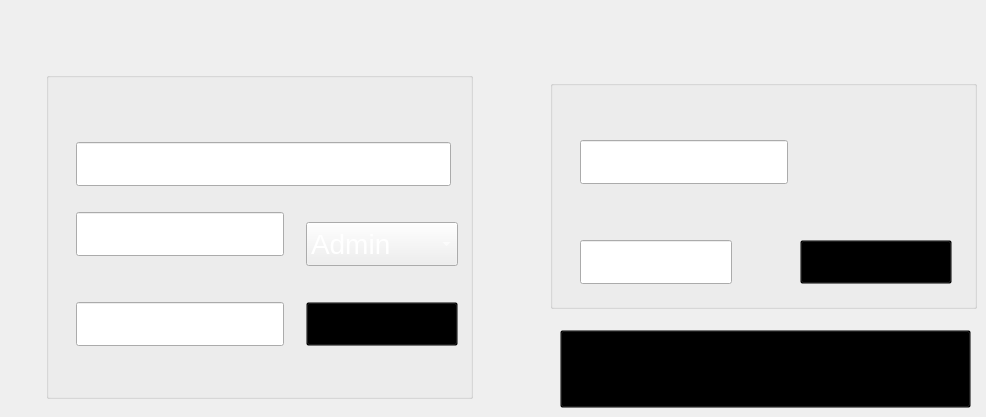
        <widget class="QWidget" name="UserSettingPage">
         <widget class="QLabel" name="label_37">
          <property name="geometry">
           <rect>
            <x>610</x>
            <y>70</y>
            <width>159</width>
            <height>19</height>
           </rect>
          </property>
          <property name="styleSheet">
           <string notr="true">image: url(:/Tivanex - App Ui - Preform/Tivanex - App Ui 04 - Page 2-4/Change Password.svg);</string>
          </property>
          <property name="text">
           <string/>
          </property>
         </widget>
         <widget class="QGroupBox" name="groupBox_2">
          <property name="geometry">
           <rect>
            <x>550</x>
            <y>80</y>
            <width>427</width>
            <height>229</height>
           </rect>
          </property>
          <property name="styleSheet">
           <string notr="true">#groupBox_2{border-image: url(:/Tivanex - App Ui - Preform/Tivanex - App Ui 04 - Page 2-4/Rectangle 198.svg);
background-color: transparent;
}</string>
          </property>
          <property name="title">
           <string/>
          </property>
          <widget class="QPushButton" name="SUT_ChangeUser_SET_PB">
           <property name="geometry">
            <rect>
             <x>250</x>
             <y>160</y>
             <width>152</width>
             <height>44</height>
            </rect>
           </property>
           <property name="styleSheet">
            <string notr="true">image: url(:/Tivanex - App Ui - Preform/Tivanex - App Ui 04 - Page 2-4/Group 420.svg);
background-color: transparent;</string>
           </property>
           <property name="text">
            <string/>
           </property>
          </widget>
          <widget class="QLabel" name="SUT_ChangeUser_AccessLevel_LB">
           <property name="geometry">
            <rect>
             <x>260</x>
             <y>60</y>
             <width>152</width>
             <height>44</height>
            </rect>
           </property>
           <property name="font">
            <font>
             <pointsize>15</pointsize>
            </font>
           </property>
           <property name="styleSheet">
            <string notr="true">border-image: url(:/Tivanex - App Ui - Preform/Tivanex - App Ui 04 - Page 2-4/Rectangle 64.svg);
	color: rgb(255, 255, 255);</string>
           </property>
           <property name="text">
            <string/>
           </property>
           <property name="alignment">
            <set>Qt::AlignmentFlag::AlignCenter</set>
           </property>
          </widget>
          <widget class="QLineEdit" name="SUT_ChangeUser_password_LE">
           <property name="geometry">
            <rect>
             <x>30</x>
             <y>60</y>
             <width>208</width>
             <height>44</height>
            </rect>
           </property>
           <property name="styleSheet">
            <string notr="true">border-image: url(:/Tivanex - App Ui - Preform/Tivanex - App Ui 04 - Page 2-4/Group 268.svg);
	color: rgb(255, 255, 255);</string>
           </property>
          </widget>
          <widget class="QLineEdit" name="SUT_ChangeUser_passwordValid_LE_2">
           <property name="geometry">
            <rect>
             <x>30</x>
             <y>160</y>
             <width>152</width>
             <height>44</height>
            </rect>
           </property>
           <property name="styleSheet">
            <string notr="true">border-image: url(:/Tivanex - App Ui - Preform/Tivanex - App Ui 04 - Page 2-4/Group 268.svg);
	color: rgb(255, 255, 255);</string>
           </property>
          </widget>
          <widget class="QLabel" name="label_11">
           <property name="geometry">
            <rect>
             <x>20</x>
             <y>30</y>
             <width>14</width>
             <height>16</height>
            </rect>
           </property>
           <property name="styleSheet">
            <string notr="true">image: url(:/Tivanex - App Ui - Preform/Tivanex - App Ui 04 - Page 2-4/Group 292.svg);</string>
           </property>
           <property name="text">
            <string/>
           </property>
          </widget>
          <widget class="QLabel" name="label_38">
           <property name="geometry">
            <rect>
             <x>40</x>
             <y>30</y>
             <width>84</width>
             <height>16</height>
            </rect>
           </property>
           <property name="styleSheet">
            <string notr="true">image: url(:/Tivanex - App Ui - Preform/Tivanex - App Ui 04 - Page 2-4/Password_-1.svg);</string>
           </property>
           <property name="text">
            <string/>
           </property>
          </widget>
          <widget class="QLabel" name="label_39">
           <property name="geometry">
            <rect>
             <x>20</x>
             <y>130</y>
             <width>14</width>
             <height>16</height>
            </rect>
           </property>
           <property name="styleSheet">
            <string notr="true">image: url(:/Tivanex - App Ui - Preform/Tivanex - App Ui 04 - Page 2-4/Group 292.svg);</string>
           </property>
           <property name="text">
            <string/>
           </property>
          </widget>
          <widget class="QLabel" name="label_44">
           <property name="geometry">
            <rect>
             <x>40</x>
             <y>130</y>
             <width>151</width>
             <height>16</height>
            </rect>
           </property>
           <property name="styleSheet">
            <string notr="true">image: url(:/Tivanex - App Ui - Preform/Tivanex - App Ui 04 - Page 2-4/ValidationPassword_-1.svg);</string>
           </property>
           <property name="text">
            <string/>
           </property>
          </widget>
          <widget class="QLabel" name="label_45">
           <property name="geometry">
            <rect>
             <x>280</x>
             <y>30</y>
             <width>14</width>
             <height>16</height>
            </rect>
           </property>
           <property name="styleSheet">
            <string notr="true">image: url(:/Tivanex - App Ui - Preform/Tivanex - App Ui 04 - Page 2-4/User.svg);</string>
           </property>
           <property name="text">
            <string/>
           </property>
          </widget>
          <widget class="QLabel" name="label_5">
           <property name="geometry">
            <rect>
             <x>300</x>
             <y>30</y>
             <width>91</width>
             <height>16</height>
            </rect>
           </property>
           <property name="styleSheet">
            <string notr="true">image: url(:/Tivanex - App Ui - Preform/Tivanex - App Ui 04 - Page 2-4/Access level.svg);</string>
           </property>
           <property name="text">
            <string/>
           </property>
          </widget>
         </widget>
         <widget class="QLabel" name="label_6">
          <property name="geometry">
           <rect>
            <x>100</x>
            <y>60</y>
            <width>91</width>
            <height>19</height>
           </rect>
          </property>
          <property name="styleSheet">
           <string notr="true">image: url(:/Tivanex - App Ui - Preform/Tivanex - App Ui 04 - Page 2-4/New user.svg);</string>
          </property>
          <property name="text">
           <string/>
          </property>
         </widget>
         <widget class="QGroupBox" name="groupBox">
          <property name="geometry">
           <rect>
            <x>46</x>
            <y>72</y>
            <width>427</width>
            <height>327</height>
           </rect>
          </property>
          <property name="font">
           <font>
            <pointsize>21</pointsize>
           </font>
          </property>
          <property name="styleSheet">
           <string notr="true">#groupBox{border-image: url(:/Tivanex - App Ui - Preform/Tivanex - App Ui 04 - Page 2-4/Rectangle 197.svg);
}</string>
          </property>
          <property name="title">
           <string/>
          </property>
          <widget class="QLabel" name="label">
           <property name="geometry">
            <rect>
             <x>70</x>
             <y>40</y>
             <width>84</width>
             <height>16</height>
            </rect>
           </property>
           <property name="styleSheet">
            <string notr="true">image: url(:/Tivanex - App Ui - Preform/Tivanex - App Ui 04 - Page 2-4/Username.svg);</string>
           </property>
           <property name="text">
            <string/>
           </property>
          </widget>
          <widget class="QLabel" name="label_2">
           <property name="geometry">
            <rect>
             <x>60</x>
             <y>120</y>
             <width>84</width>
             <height>16</height>
            </rect>
           </property>
           <property name="styleSheet">
            <string notr="true">image: url(:/Tivanex - App Ui - Preform/Tivanex - App Ui 04 - Page 2-4/Password_-1.svg);</string>
           </property>
           <property name="text">
            <string/>
           </property>
          </widget>
          <widget class="QLabel" name="label_3">
           <property name="geometry">
            <rect>
             <x>60</x>
             <y>200</y>
             <width>151</width>
             <height>16</height>
            </rect>
           </property>
           <property name="styleSheet">
            <string notr="true">image: url(:/Tivanex - App Ui - Preform/Tivanex - App Ui 04 - Page 2-4/ValidationPassword_-1.svg);</string>
           </property>
           <property name="text">
            <string/>
           </property>
          </widget>
          <widget class="QLabel" name="label_4">
           <property name="geometry">
            <rect>
             <x>290</x>
             <y>130</y>
             <width>91</width>
             <height>16</height>
            </rect>
           </property>
           <property name="styleSheet">
            <string notr="true">image: url(:/Tivanex - App Ui - Preform/Tivanex - App Ui 04 - Page 2-4/Access level.svg);</string>
           </property>
           <property name="text">
            <string/>
           </property>
          </widget>
          <widget class="QComboBox" name="SUT_ADDUser_AcessLevel_CB">
           <property name="geometry">
            <rect>
             <x>260</x>
             <y>150</y>
             <width>152</width>
             <height>44</height>
            </rect>
           </property>
           <property name="styleSheet">
            <string notr="true">background-image: url(:/Tivanex - App Ui - Preform/Bg/Bg.png);	
color: rgb(255, 255, 255);</string>
           </property>
           <item>
            <property name="text">
             <string>Admin</string>
            </property>
           </item>
           <item>
            <property name="text">
             <string>User</string>
            </property>
           </item>
          </widget>
          <widget class="QPushButton" name="SUT_ADDUser_ADD_PB">
           <property name="geometry">
            <rect>
             <x>260</x>
             <y>230</y>
             <width>152</width>
             <height>44</height>
            </rect>
           </property>
           <property name="styleSheet">
            <string notr="true">image: url(:/Tivanex - App Ui - Preform/Tivanex - App Ui 04 - Page 2-4/Group 418.svg);
background-color: transparent;</string>
           </property>
           <property name="text">
            <string/>
           </property>
          </widget>
          <widget class="QLineEdit" name="SUT_ADDUser_password_LE">
           <property name="geometry">
            <rect>
             <x>30</x>
             <y>140</y>
             <width>208</width>
             <height>44</height>
            </rect>
           </property>
           <property name="styleSheet">
            <string notr="true">border-image: url(:/Tivanex - App Ui - Preform/Tivanex - App Ui 04 - Page 2-4/Group 268.svg);
	color: rgb(255, 255, 255);</string>
           </property>
          </widget>
          <widget class="QLineEdit" name="SUT_ADDUser_passwordValid_LE_2">
           <property name="geometry">
            <rect>
             <x>30</x>
             <y>230</y>
             <width>208</width>
             <height>44</height>
            </rect>
           </property>
           <property name="styleSheet">
            <string notr="true">border-image: url(:/Tivanex - App Ui - Preform/Tivanex - App Ui 04 - Page 2-4/Group 269.svg);
	color: rgb(255, 255, 255);</string>
           </property>
          </widget>
          <widget class="QLabel" name="label_8">
           <property name="geometry">
            <rect>
             <x>48</x>
             <y>39</y>
             <width>14</width>
             <height>16</height>
            </rect>
           </property>
           <property name="styleSheet">
            <string notr="true">image: url(:/Tivanex - App Ui - Preform/Tivanex - App Ui 04 - Page 2-4/User.svg);</string>
           </property>
           <property name="text">
            <string/>
           </property>
          </widget>
          <widget class="QLabel" name="label_9">
           <property name="geometry">
            <rect>
             <x>40</x>
             <y>120</y>
             <width>14</width>
             <height>16</height>
            </rect>
           </property>
           <property name="styleSheet">
            <string notr="true">image: url(:/Tivanex - App Ui - Preform/Tivanex - App Ui 04 - Page 2-4/Group 292.svg);</string>
           </property>
           <property name="text">
            <string/>
           </property>
          </widget>
          <widget class="QLineEdit" name="SUT_ADDUser_username_LE">
           <property name="geometry">
            <rect>
             <x>30</x>
             <y>70</y>
             <width>375</width>
             <height>44</height>
            </rect>
           </property>
           <property name="styleSheet">
            <string notr="true">border-image: url(:/Tivanex - App Ui - Preform/Tivanex - App Ui 04 - Page 2-4/Group 267.svg);
	color: rgb(255, 255, 255);</string>
           </property>
           <property name="text">
            <string/>
           </property>
          </widget>
          <widget class="QLabel" name="label_16">
           <property name="geometry">
            <rect>
             <x>270</x>
             <y>130</y>
             <width>14</width>
             <height>16</height>
            </rect>
           </property>
           <property name="styleSheet">
            <string notr="true">image: url(:/Tivanex - App Ui - Preform/Tivanex - App Ui 04 - Page 2-4/User.svg);</string>
           </property>
           <property name="text">
            <string/>
           </property>
          </widget>
          <widget class="QLabel" name="label_36">
           <property name="geometry">
            <rect>
             <x>40</x>
             <y>200</y>
             <width>14</width>
             <height>16</height>
            </rect>
           </property>
           <property name="styleSheet">
            <string notr="true">image: url(:/Tivanex - App Ui - Preform/Tivanex - App Ui 04 - Page 2-4/Group 292.svg);</string>
           </property>
           <property name="text">
            <string/>
           </property>
          </widget>
         </widget>
         <widget class="QPushButton" name="SUT_parameter_keyboard_PB">
          <property name="geometry">
           <rect>
            <x>560</x>
            <y>330</y>
            <width>411</width>
            <height>78</height>
           </rect>
          </property>
          <property name="styleSheet">
           <string notr="true">image: url(:/Tivanex - App Ui - Preform/Tivanex - App Ui 04 - Page 2-4/Group 421.svg);
background-color: transparent;</string>
          </property>
          <property name="text">
           <string/>
          </property>
         </widget>
        </widget>
